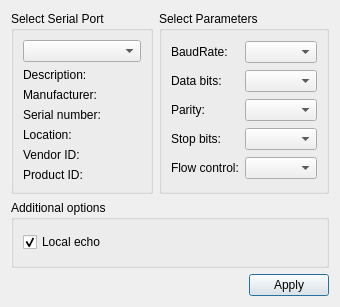
<?xml version="1.0" encoding="UTF-8"?>
<ui version="4.0">
 <class>SettingsDialog</class>
 <widget class="QDialog" name="SettingsDialog">
  <property name="geometry">
   <rect>
    <x>0</x>
    <y>0</y>
    <width>340</width>
    <height>307</height>
   </rect>
  </property>
  <property name="windowTitle">
   <string>Settings</string>
  </property>
  <layout class="QGridLayout" name="gridLayout_3">
   <item row="0" column="1">
    <widget class="QGroupBox" name="parametersBox">
     <property name="title">
      <string>Select Parameters</string>
     </property>
     <layout class="QGridLayout" name="gridLayout_2">
      <item row="0" column="0">
       <widget class="QLabel" name="baudRateLabel">
        <property name="text">
         <string>BaudRate:</string>
        </property>
       </widget>
      </item>
      <item row="0" column="1">
       <widget class="QComboBox" name="baudRateBox"/>
      </item>
      <item row="1" column="0">
       <widget class="QLabel" name="dataBitsLabel">
        <property name="text">
         <string>Data bits:</string>
        </property>
       </widget>
      </item>
      <item row="1" column="1">
       <widget class="QComboBox" name="dataBitsBox"/>
      </item>
      <item row="2" column="0">
       <widget class="QLabel" name="parityLabel">
        <property name="text">
         <string>Parity:</string>
        </property>
       </widget>
      </item>
      <item row="2" column="1">
       <widget class="QComboBox" name="parityBox"/>
      </item>
      <item row="3" column="0">
       <widget class="QLabel" name="stopBitsLabel">
        <property name="text">
         <string>Stop bits:</string>
        </property>
       </widget>
      </item>
      <item row="3" column="1">
       <widget class="QComboBox" name="stopBitsBox"/>
      </item>
      <item row="4" column="0">
       <widget class="QLabel" name="flowControlLabel">
        <property name="text">
         <string>Flow control:</string>
        </property>
       </widget>
      </item>
      <item row="4" column="1">
       <widget class="QComboBox" name="flowControlBox"/>
      </item>
     </layout>
    </widget>
   </item>
   <item row="0" column="0">
    <widget class="QGroupBox" name="selectBox">
     <property name="title">
      <string>Select Serial Port</string>
     </property>
     <layout class="QGridLayout" name="gridLayout">
      <item row="0" column="0">
       <widget class="QComboBox" name="serialPortInfoListBox"/>
      </item>
      <item row="1" column="0">
       <widget class="QLabel" name="descriptionLabel">
        <property name="text">
         <string>Description:</string>
        </property>
       </widget>
      </item>
      <item row="2" column="0">
       <widget class="QLabel" name="manufacturerLabel">
        <property name="text">
         <string>Manufacturer:</string>
        </property>
       </widget>
      </item>
      <item row="3" column="0">
       <widget class="QLabel" name="serialNumberLabel">
        <property name="text">
         <string>Serial number:</string>
        </property>
       </widget>
      </item>
      <item row="4" column="0">
       <widget class="QLabel" name="locationLabel">
        <property name="text">
         <string>Location:</string>
        </property>
       </widget>
      </item>
      <item row="5" column="0">
       <widget class="QLabel" name="vidLabel">
        <property name="text">
         <string>Vendor ID:</string>
        </property>
       </widget>
      </item>
      <item row="6" column="0">
       <widget class="QLabel" name="pidLabel">
        <property name="text">
         <string>Product ID:</string>
        </property>
       </widget>
      </item>
     </layout>
    </widget>
   </item>
   <item row="2" column="0" colspan="2">
    <layout class="QHBoxLayout" name="horizontalLayout">
     <item>
      <spacer name="horizontalSpacer">
       <property name="orientation">
        <enum>Qt::Horizontal</enum>
       </property>
       <property name="sizeHint" stdset="0">
        <size>
         <width>96</width>
         <height>20</height>
        </size>
       </property>
      </spacer>
     </item>
     <item>
      <widget class="QPushButton" name="applyButton">
       <property name="text">
        <string>Apply</string>
       </property>
      </widget>
     </item>
    </layout>
   </item>
   <item row="1" column="0" colspan="2">
    <widget class="QGroupBox" name="additionalOptionsGroupBox">
     <property name="title">
      <string>Additional options</string>
     </property>
     <layout class="QVBoxLayout" name="verticalLayout">
      <item>
       <widget class="QCheckBox" name="localEchoCheckBox">
        <property name="text">
         <string>Local echo</string>
        </property>
        <property name="checked">
         <bool>true</bool>
        </property>
       </widget>
      </item>
     </layout>
    </widget>
   </item>
  </layout>
 </widget>
 <resources/>
 <connections/>
</ui>
